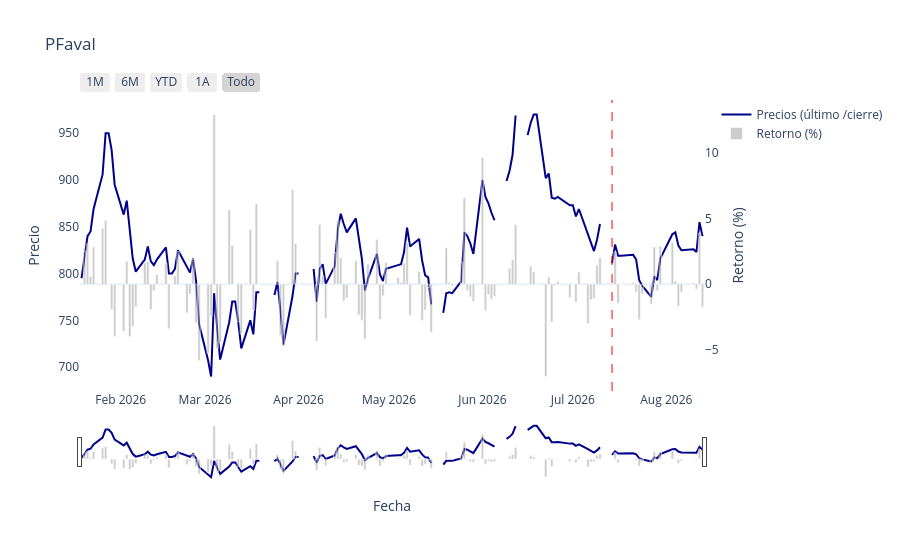

The notebook cell this image was saved under:
### Code cell
#static_plot(PFaval, "darkblue")
plotly_oneplot(PFaval, "Fecha", "Precios (último /cierre)", "PFaval", color_in="darkblue", date_marker = pd.to_datetime("2026-07-14"))

### Figure 1 — Plotly figure (JSON) as saved in the notebook; plotly's stock layout.template omitted (floating-point values rounded to 4 significant figures; data arrays with more than 128 entries replaced by an {"elided": "..."} marker saying what was removed)
{"data": [{"line": {"color": "darkblue", "dash": "solid"}, "mode": "lines", "name": "Precios (último /cierre)", "type": "scatter", "x": {"elided": "143 str values"}, "y": {"elided": "143 float values"}}, {"marker": {"color": "rgba(128, 128, 128, 0.4)"}, "name": "Retorno (%)", "type": "bar", "x": {"elided": "143 str values"}, "y": {"elided": "143 float values"}, "yaxis": "y2"}], "layout": {"hovermode": "x unified", "shapes": [{"line": {"color": "red", "dash": "dash", "width": 1}, "type": "line", "x0": "2026-07-14T00:00:00", "x1": "2026-07-14T00:00:00", "xref": "x", "y0": 0, "y1": 1, "yref": "y domain"}], "title": {"text": "PFaval"}, "xaxis": {"rangeselector": {"buttons": [{"count": 1, "label": "1M", "step": "month", "stepmode": "backward"}, {"count": 6, "label": "6M", "step": "month", "stepmode": "backward"}, {"count": 1, "label": "YTD", "step": "year", "stepmode": "todate"}, {"count": 1, "label": "1A", "step": "year", "stepmode": "backward"}, {"label": "Todo", "step": "all"}]}, "rangeslider": {"visible": true}, "title": {"text": "Fecha"}, "type": "date"}, "yaxis": {"autorange": true, "fixedrange": false, "showgrid": false, "title": {"text": "Precio"}}, "yaxis2": {"autorange": true, "fixedrange": false, "overlaying": "y", "showgrid": false, "side": "right", "title": {"text": "Retorno (%)"}, "zeroline": true}}}
